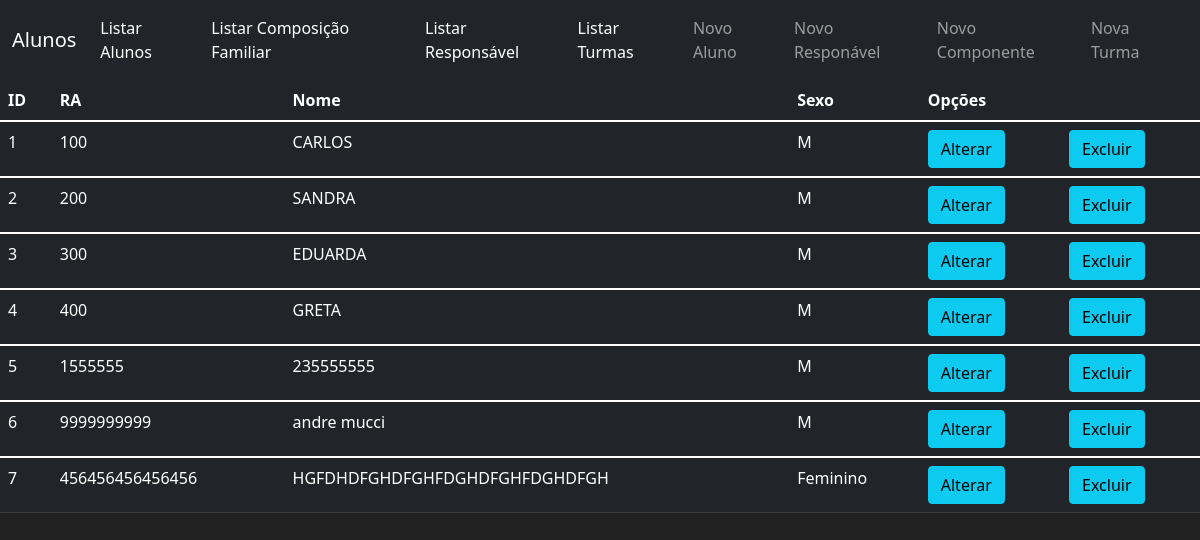
Screenshot of /listagem_aluno with the database file from the repository.
### aluno/models.py (models this page shows)
class Aluno(db.Model):
    __tablename__ = 'aluno'
    id = db.Column(db.Integer, primary_key=True, autoincrement=True)
    ra_aluno = db.Column(db.String(30), nullable=False)
    nome = db.Column(db.String(120))
    sexo = db.Column(db.String(1))
    turma = db.Column(db.Integer, db.ForeignKey("turma.id_turma"))
    responsavel = db.relationship(
        "Responsavel", backref="Responsavel", lazy=True)
    comp_familiar = db.relationship(
        "ComposicaoFamiliar", backref="ComposicaoFamiliar", lazy=True)

### aluno/routes.py (the view)
@app.route("/listagem_aluno", methods=["GET"])
def listagem_aluno():
    alunos = Aluno.query.all()
    return render_template("listagem_alunos.html", alunos=alunos)

### aluno/templates/listagem_alunos.html (shortened to what this page needs)
{% extends 'base.html' %}
{% block content %}
<table class="table table-hover table-dark">
    <thead>
        <tr>
            <th scope="col">ID</th>
            <th scope="col">RA</th>
            <th scope="col">Nome</th>
            <th scope="col">Sexo</th>
            <th scope="col">Opções</th>
            <th scope="col"></th>
        </tr>
    </thead>
    {% for aluno in alunos %}
    <tbody>
        <tr>
            <td> {{ aluno.id }} </td>
            <td> {{ aluno.ra_aluno }} </td>
            <td> {{ aluno.nome }}</td>
            <td> {{ aluno.sexo }}</td>
            <td>
                <button class="btn btn-outline btn-info">Alterar</button>
            </td>
            <td>
                <button class="btn btn-outline btn-info">Excluir</button>
            </td>
        </tr>
    </tbody>
    {% endfor %}
</table>
{% endblock %}

### aluno/templates/base.html (shortened to what this page needs)
<!doctype html>
<html lang="pt-br">
<head>
    <link href="https://cdn.jsdelivr.net/npm/bootstrap@5.1.3/dist/css/bootstrap.min.css" rel="stylesheet"
>
</head>
<body>
    <nav class="navbar navbar-expand-md navbar-dark bg-dark">
        <div class="container-fluid">
            <a class="navbar-brand" href="{{ url_for('home') }}">Alunos</a>
            <div class="collapse navbar-collapse" id="navbarNav">
                <ul class="navbar-nav mr-auto">
                    <li class="nav-item">
                        <a class="nav-link active" aria-current="page" href="{{ url_for('listagem_aluno') }}">Listar Alunos</a>
                    </li>
                    <li class="nav-item">
                        <a class="nav-link active" aria-current="page" href="{{ url_for('listagem_composicao_familiar') }}">Listar Composição Familiar</a>
                    </li>
                    <li class="nav-item">
                        <a class="nav-link active" aria-current="page" href="{{ url_for('listagem_responsavel') }}">Listar Responsável</a>
                    </li>
                    <li class="nav-item">
                        <a class="nav-link active" aria-current="page" href="{{ url_for('listagem_turma') }}">Listar Turmas</a>
                    </li>
                </ul>
                <ul class="navbar-nav">
                    <li class="nav-item">
                        <a class="nav-link" href="{{ url_for('novo_aluno') }}">Novo Aluno</a>
                    </li>
                    <li class="nav-item">
                        <a class="nav-link" href="{{ url_for('novo_responsavel') }}">Novo Responável</a>
                    </li>
                    <li class="nav-item">
                        <a class="nav-link" href="{{ url_for('novo_componente') }}">Novo Componente</a>
                    </li>
                    <li class="nav-item">
                        <a class="nav-link" href="{{ url_for('nova_turma') }}">Nova Turma</a>
                    </li>
                </ul>
            </div>
        </div>
    </nav>
    {% block content %}
    {% endblock %}
</body>
</html>

### aluno/templates/base.html (style rules this page uses)
body { background-color: #212121; color: write; }

### rows the page displays
Aluno: id "1", ra_aluno "100", nome "CARLOS", sexo "M"
Aluno: id "2", ra_aluno "200", nome "SANDRA", sexo "M"
Aluno: id "3", ra_aluno "300", nome "EDUARDA", sexo "M"
Aluno: id "4", ra_aluno "400", nome "GRETA", sexo "M"
Aluno: id "5", ra_aluno "1555555", nome "235555555", sexo "M"
Aluno: id "6", ra_aluno "9999999999", nome "andre mucci", sexo "M"
Aluno: id "7", ra_aluno "456456456456456", nome "HGFDHDFGHDFGHFDGHDFGHFDGHDFGH", sexo "Feminino"
